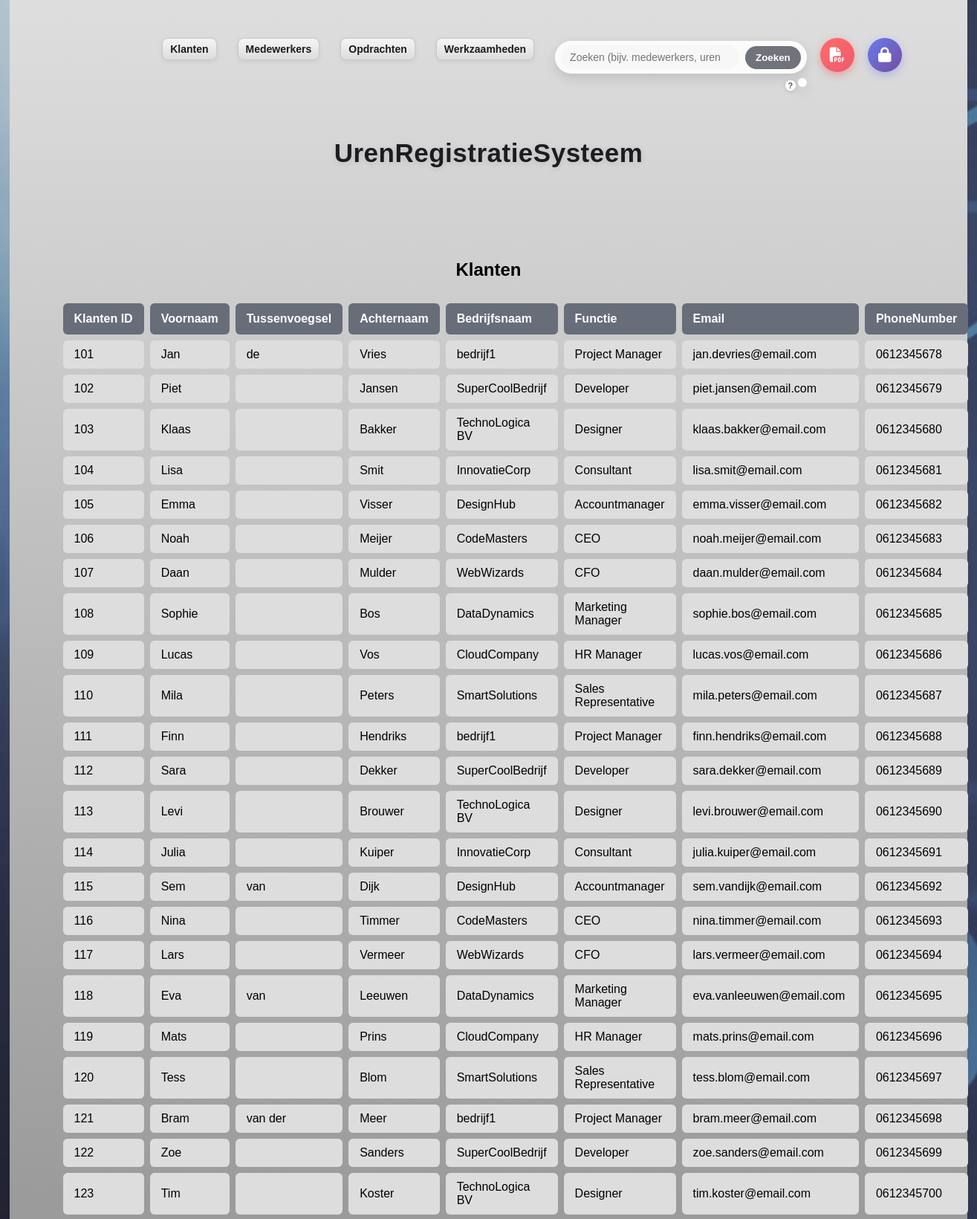
Page /klanten.php (upper part) on the committed database.
### tables this page shows
CREATE TABLE `klanten` (
  `klanten_ID` int(11) NOT NULL,
  `Voornaam` varchar(100) DEFAULT NULL,
  `Tussenvoegsel` varchar(50) DEFAULT NULL,
  `Achternaam` varchar(100) DEFAULT NULL,
  `bedrijfsnaam` varchar(200) DEFAULT NULL,
  `functie` varchar(100) DEFAULT NULL,
  `email` text NOT NULL,
  `PhoneNumber` text NOT NULL
);

### klanten.php (called while the page is built)
<?php
$currentTable = "klanten";
include "table_template.php";
?>

### table_template.php (the view, shortened to what this page needs)
<!DOCTYPE html>
<html lang="nl">
<head>
    <link rel="stylesheet" href="style.css">
    <link rel="stylesheet" href="https://cdnjs.cloudflare.com/ajax/libs/font-awesome/6.4.0/css/all.min.css">
    <?php
    $currentTableName = preg_replace('/[^a-zA-Z0-9_]/', '', $currentTable);
    ?>
</head>
<body data-current-table="<?php echo htmlspecialchars($currentTableName); ?>">
<div class="wrapper">
    <nav class="topnav">
        <div class="right">
            <?php
            $servername = "127.0.0.1";
            $username   = "root";
            $password   = "";
            $dbname     = "UrenRegistratieSysteem";
            $dbport     = 3307;
            $conn = @new mysqli($servername, $username, $password, $dbname, $dbport);
            if (!$conn->connect_error) {
                $tablesResult = $conn->query("SHOW TABLES");
                if ($tablesResult && $tablesResult->num_rows > 0) {
                    while ($tableRow = $tablesResult->fetch_array()) {
                        $tableName = $tableRow[0];
                        $displayName = ucwords(str_replace('_', ' ', $tableName));
                        echo '<a class="table-link" href="' . htmlspecialchars($tableName) . '.php">' . htmlspecialchars($displayName) . '</a>';
                    }
                }
            }
            ?>
            <div class="search-wrapper">
                <div class="search-container" role="search" aria-label="Zoek categorieën">
                    <input id="searchInput" class="search-input" type="search" placeholder="Zoeken (bijv. medewerkers, uren, etc)...">
                    <button id="searchBtn" class="search-btn" aria-label="Zoeken">Zoeken</button>
                </div>
                <span id="suggestion" class="suggestion" aria-live="polite"></span>
                <div class="search-help" aria-label="Uitleg zoekfunctie">
                    <span class="search-help-icon" title="Typ een tabelnaam (bijv. medewerkers), een kolom + waarde (bijv. voornaam jan), of een ID (bijv. id 12). Klik op Zoeken om direct naar het juiste resultaat te gaan." aria-label="Zoekhulp">?</span>
                </div>
            </div>
            <button id="printBtn" class="print-btn" type="button" aria-label="Afdrukken naar PDF" title="Afdrukken naar PDF">
                <i class="fas fa-file-pdf"></i>
            </button>
            <button id="adminBtn" class="admin-btn-toggle" type="button" aria-label="Beheermodus" title="Beheermodus">
                <i class="fas fa-lock"></i>
            </button>
        </div>
    </nav>
    <main>
        <section class="hero-section">
            <div class="text">
                <h2>UrenRegistratieSysteem</h2>
            </div>
        </section>
        <section class="team-data">
            <div class="text">
                <?php
                if ($conn->connect_error) {
                    echo '<div class="record">Verbinding mislukt: ' . htmlspecialchars($conn->connect_error) . '</div>';
                } else {
                    $tableParam = $currentTableName;
                    $tables = [];
                    $tablesResult = $conn->query("SHOW TABLES");
                    if ($tablesResult && $tablesResult->num_rows > 0) {
                        while ($tableRow = $tablesResult->fetch_array()) {
                            $tables[] = $tableRow[0];
                        }
                    }
                    if ($tableParam && in_array($tableParam, $tables, true)) {
                        $displayName = ucwords(str_replace('_', ' ', $tableParam));
                        $columnsResult = $conn->query("SHOW COLUMNS FROM `$tableParam`");
                        $columns = [];
                        $primaryKeyColumn = null;
                        if ($columnsResult && $columnsResult->num_rows > 0) {
                            while ($columnRow = $columnsResult->fetch_assoc()) {
                                $columns[] = $columnRow['Field'];
                                if (($columnRow['Key'] ?? '') === 'PRI') {
                                    $primaryKeyColumn = $columnRow['Field'];
                                }
                            }
                        }
                        if (!empty($columns)) {
                            $columnList = implode(', ', array_map(function($col) { return "`$col`"; }, $columns));
                            $sql = "SELECT $columnList FROM `$tableParam`";
                            if (!empty($primaryKeyColumn)) {
                                $sql .= " ORDER BY `$primaryKeyColumn` ASC";
                            }
                            $result = $conn->query($sql);
                            echo '<section class="Data"><h2>' . htmlspecialchars($displayName) . '</h2>';
                            echo '<div class="table-wrapper">';
                            echo '<table class="data-table">';
                            echo '<thead>';
                            echo '<tr>';
                            foreach ($columns as $column) {
                                $columnId = strtolower($column) . '-column';
                                $displayColumn = ucfirst(str_replace('_', ' ', $column));
                                echo '<th id="' . htmlspecialchars($columnId) . '" data-column="' . htmlspecialchars($column) . '">' . htmlspecialchars($displayColumn) . '</th>';
                            }
                            echo '</tr>';
                            echo '</thead>';
                            echo '<tbody>';
                            if ($result && $result->num_rows > 0) {
                                while ($row = $result->fetch_assoc()) {
                                    echo '<tr>';
                                    foreach ($columns as $column) {
                                        echo '<td>' . htmlspecialchars($row[$column] ?? '') . '</td>';
                                    }
                                    echo '</tr>';
                                }
                            } else {
                                echo '<tr><td colspan="' . count($columns) . '" style="text-align: center; padding: 20px; color: #888;">Nog geen gegevens. Klik op "Rij toevoegen" in beheermodus om data toe te voegen.</td></tr>';
                            }
                            echo '</tbody>';
                            echo '</table>';
                            echo '</div>';
                            echo '</section>';
                        } else {
                            echo '<div class="record">Geen kolommen gevonden voor deze tabel</div>';
                        }
                    } else {
                        echo '<div class="record">Tabel niet gevonden</div>';
                    }
                }
                ?>
            </div>
        </section>
        <br>
    </main>
</div>
</body>
</html>

### rows in the picture
klanten: klanten_ID "101", Voornaam "Jan", Tussenvoegsel "de", Achternaam "Vries", bedrijfsnaam "bedrijf1", functie "Project Manager", email "jan.devries@email.com", PhoneNumber "0612345678"
klanten: klanten_ID "102", Voornaam "Piet", Achternaam "Jansen", bedrijfsnaam "SuperCoolBedrijf", functie "Developer", email "piet.jansen@email.com", PhoneNumber "0612345679"
klanten: klanten_ID "103", Voornaam "Klaas", Achternaam "Bakker", bedrijfsnaam "TechnoLogica BV", functie "Designer", email "klaas.bakker@email.com", PhoneNumber "0612345680"
klanten: klanten_ID "104", Voornaam "Lisa", Achternaam "Smit", bedrijfsnaam "InnovatieCorp", functie "Consultant", email "lisa.smit@email.com", PhoneNumber "0612345681"
klanten: klanten_ID "105", Voornaam "Emma", Achternaam "Visser", bedrijfsnaam "DesignHub", functie "Accountmanager", email "emma.visser@email.com", PhoneNumber "0612345682"
klanten: klanten_ID "106", Voornaam "Noah", Achternaam "Meijer", bedrijfsnaam "CodeMasters", functie "CEO", email "noah.meijer@email.com", PhoneNumber "0612345683"
klanten: klanten_ID "107", Voornaam "Daan", Achternaam "Mulder", bedrijfsnaam "WebWizards", functie "CFO", email "daan.mulder@email.com", PhoneNumber "0612345684"
klanten: klanten_ID "108", Voornaam "Sophie", Achternaam "Bos", bedrijfsnaam "DataDynamics", functie "Marketing Manager", email "sophie.bos@email.com", PhoneNumber "0612345685"
klanten: klanten_ID "109", Voornaam "Lucas", Achternaam "Vos", bedrijfsnaam "CloudCompany", functie "HR Manager", email "lucas.vos@email.com", PhoneNumber "0612345686"
klanten: klanten_ID "110", Voornaam "Mila", Achternaam "Peters", bedrijfsnaam "SmartSolutions", functie "Sales Representative", email "mila.peters@email.com", PhoneNumber "0612345687"
klanten: klanten_ID "111", Voornaam "Finn", Achternaam "Hendriks", bedrijfsnaam "bedrijf1", functie "Project Manager", email "finn.hendriks@email.com", PhoneNumber "0612345688"
klanten: klanten_ID "112", Voornaam "Sara", Achternaam "Dekker", bedrijfsnaam "SuperCoolBedrijf", functie "Developer", email "sara.dekker@email.com", PhoneNumber "0612345689"
klanten: klanten_ID "113", Voornaam "Levi", Achternaam "Brouwer", bedrijfsnaam "TechnoLogica BV", functie "Designer", email "levi.brouwer@email.com", PhoneNumber "0612345690"
klanten: klanten_ID "114", Voornaam "Julia", Achternaam "Kuiper", bedrijfsnaam "InnovatieCorp", functie "Consultant", email "julia.kuiper@email.com", PhoneNumber "0612345691"
klanten: klanten_ID "115", Voornaam "Sem", Tussenvoegsel "van", Achternaam "Dijk", bedrijfsnaam "DesignHub", functie "Accountmanager", email "sem.vandijk@email.com", PhoneNumber "0612345692"
klanten: klanten_ID "116", Voornaam "Nina", Achternaam "Timmer", bedrijfsnaam "CodeMasters", functie "CEO", email "nina.timmer@email.com", PhoneNumber "0612345693"
klanten: klanten_ID "117", Voornaam "Lars", Achternaam "Vermeer", bedrijfsnaam "WebWizards", functie "CFO", email "lars.vermeer@email.com", PhoneNumber "0612345694"
klanten: klanten_ID "118", Voornaam "Eva", Tussenvoegsel "van", Achternaam "Leeuwen", bedrijfsnaam "DataDynamics", functie "Marketing Manager", email "eva.vanleeuwen@email.com", PhoneNumber "0612345695"
klanten: klanten_ID "119", Voornaam "Mats", Achternaam "Prins", bedrijfsnaam "CloudCompany", functie "HR Manager", email "mats.prins@email.com", PhoneNumber "0612345696"
klanten: klanten_ID "120", Voornaam "Tess", Achternaam "Blom", bedrijfsnaam "SmartSolutions", functie "Sales Representative", email "tess.blom@email.com", PhoneNumber "0612345697"
klanten: klanten_ID "121", Voornaam "Bram", Tussenvoegsel "van der", Achternaam "Meer", bedrijfsnaam "bedrijf1", functie "Project Manager", email "bram.meer@email.com", PhoneNumber "0612345698"
klanten: klanten_ID "122", Voornaam "Zoe", Achternaam "Sanders", bedrijfsnaam "SuperCoolBedrijf", functie "Developer", email "zoe.sanders@email.com", PhoneNumber "0612345699"
klanten: klanten_ID "123", Voornaam "Tim", Achternaam "Koster", bedrijfsnaam "TechnoLogica BV", functie "Designer", email "tim.koster@email.com", PhoneNumber "0612345700"

### other values in the picture
$displayName "Klanten"
$displayName "Medewerkers"
$displayName "Opdrachten"
$displayName "Werkzaamheden"
$displayColumn "Klanten ID"
$displayColumn "Voornaam"
$displayColumn "Tussenvoegsel"
$displayColumn "Achternaam"
$displayColumn "Bedrijfsnaam"
$displayColumn "Functie"
$displayColumn "Email"
$displayColumn "PhoneNumber"
